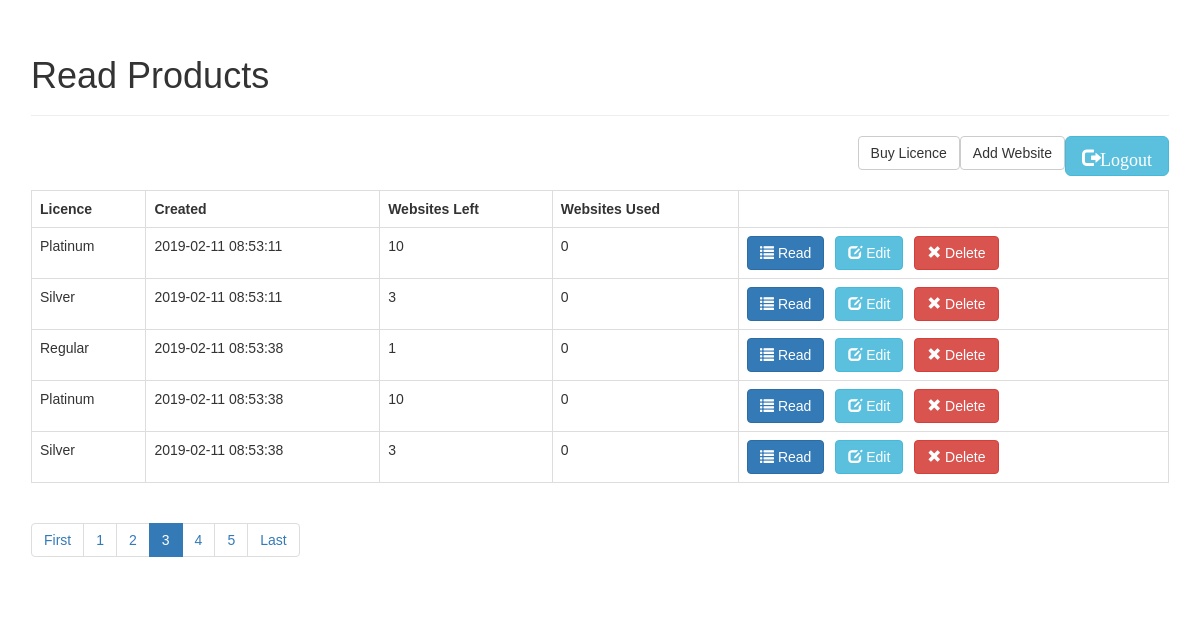
The app's page /index.php?page=3 (signed in) with its own data.
### tables this page shows
CREATE TABLE `records` (
  `id` int(11) NOT NULL,
  `customer_id` varchar(256) NOT NULL,
  `licence_id` int(11) NOT NULL,
  `created` datetime NOT NULL
);

CREATE TABLE `licence` (
  `id` int(11) NOT NULL,
  `name` varchar(256) NOT NULL,
  `price` int(11) NOT NULL,
  `website_allowance` int(11) NOT NULL
);

### objects/records.php (called while the page is built, shortened)
<?php
class Records{
    private $conn;
    private $table_name = "records";
    public $customer;
    public function __construct($db){
        $this->conn = $db;
    }
    function readAll($from_record_num, $records_per_page){
        $query = "SELECT
                    id, customer_id, created, licence_id
                FROM
                    " . $this->table_name . " WHERE customer_id=?
                ORDER BY
                    created ASC
                LIMIT
                    {$from_record_num}, {$records_per_page}";
        $stmt = $this->conn->prepare( $query );
        $stmt->bindParam(1, $this->customer);
        $stmt->execute();
        return $stmt;
    }
}
?>

### objects/licence.php (called while the page is built, shortened)
<?php
class Licence{
    private $conn;
    private $table_name = "licence";
    public $id;
    public function __construct($db){
        $this->conn = $db;
    }
     function readOne(){
    $query = "SELECT website_allowance, name FROM  " . $this->table_name . " WHERE id=?";
    $stmt = $this->conn->prepare( $query );
    $stmt->bindParam(1, $this->id);
    $stmt->execute();
    $row = $stmt->fetch(PDO::FETCH_ASSOC);
    $this->name = $row['name'];
    $this->website_allowance = $row['website_allowance'];
     return $this;
    }
}
?>

### objects/website.php (called while the page is built, shortened)
<?php
class Website{
    private $conn;
    private $table_name = "website";
    public $owner;
    public $licence;
    public function __construct($db){
        $this->conn = $db;
    }
    function readByUserIDandLicence(){
        $query = "SELECT id, customer_id, licence_id  FROM  " . $this->table_name . " WHERE customer_id=? and licence_id=?";
        $stmt = $this->conn->prepare( $query );
        $stmt->bindParam(1, $this->owner);
        $stmt->bindParam(2, $this->licence);
        $stmt->execute();
        return $stmt;
    }
    public function countLicenceUsage(){
        $stmt = $this->readByUserIDandLicence();
        $num = $stmt->rowCount();
        return $num;
    }
}
?>

### index.php (the view, shortened to what this page needs)
<?php
$page = isset($_GET['page']) ? $_GET['page'] : 1;
$records_per_page = 5;
$from_record_num = ($records_per_page * $page) - $records_per_page;
include_once 'objects/records.php';
include_once 'objects/licence.php';
include_once 'objects/website.php';
$database = new Database();
$db = $database->getConnection();
$records = new Records($db);
$licence= new Licence($db);
$records->customer=$_SESSION['uid'];
$websites= new Website($db);
$websites->owner=$_SESSION['uid'];
$stmt = $records->readAll($from_record_num, $records_per_page);
$num = $stmt->rowCount();
include_once "layout_header.php";
if($num>0){
    echo "<table class='table table-hover table-responsive table-bordered'>";
        echo "<tr>";
            echo "<th>Licence</th>";
            echo "<th>Created</th>";
            echo "<th>Websites Left</th>";
            echo "<th>Websites Used</th>";
        echo "</tr>";
        while ($row = $stmt->fetch(PDO::FETCH_ASSOC)){
            extract($row);
            $licence->id = $licence_id;
            $licence->readOne();
            $websites->licence=$licence->id;
            $res=$licence->website_allowance-$websites->countLicenceUsage();
            echo "<tr>";
                echo "<td>{$licence->name}</td>";
                echo "<td>{$created}</td>";
                echo "<td>{$res}</td>";
                echo "<td>{$websites->countLicenceUsage()}</td>";
                echo "<td>";
				echo "<a href='read_one.php?id={$id}' class='btn btn-primary left-margin'>
				    <span class='glyphicon glyphicon-list'></span> Read
				</a>
				<a href='update_record.php?id={$id}' class='btn btn-info left-margin'>
				    <span class='glyphicon glyphicon-edit'></span> Edit
				</a>
				<a delete-id='{$id}' class='btn btn-danger delete-object'>
				    <span class='glyphicon glyphicon-remove'></span> Delete
				</a>";
				                echo "</td>";
				            echo "</tr>";
				        }
				    echo "</table>";
include_once 'paging.php';
}
else{
    echo "<div class='alert alert-info'>No products found. {$from_record_num} {$records_per_page}{$num}</div>";
}
include_once "layout_footer.php";
?>

### libs/css/custom.css (style rules this page uses)
.left-margin { margin:0 .5em 0 0; }
body { font-family: Arial, Helvetica, sans-serif; }

### records on screen
records: licence.name "Platinum", created "2019-02-11 08:53:11", res "10", countLicenceUsage "0"
records: licence.name "Silver", created "2019-02-11 08:53:11", res "3", countLicenceUsage "0"
records: licence.name "Regular", created "2019-02-11 08:53:38", res "1", countLicenceUsage "0"
records: licence.name "Platinum", created "2019-02-11 08:53:38", res "10", countLicenceUsage "0"
records: licence.name "Silver", created "2019-02-11 08:53:38", res "3", countLicenceUsage "0"

### other values on screen
$page_title "Read Products"
